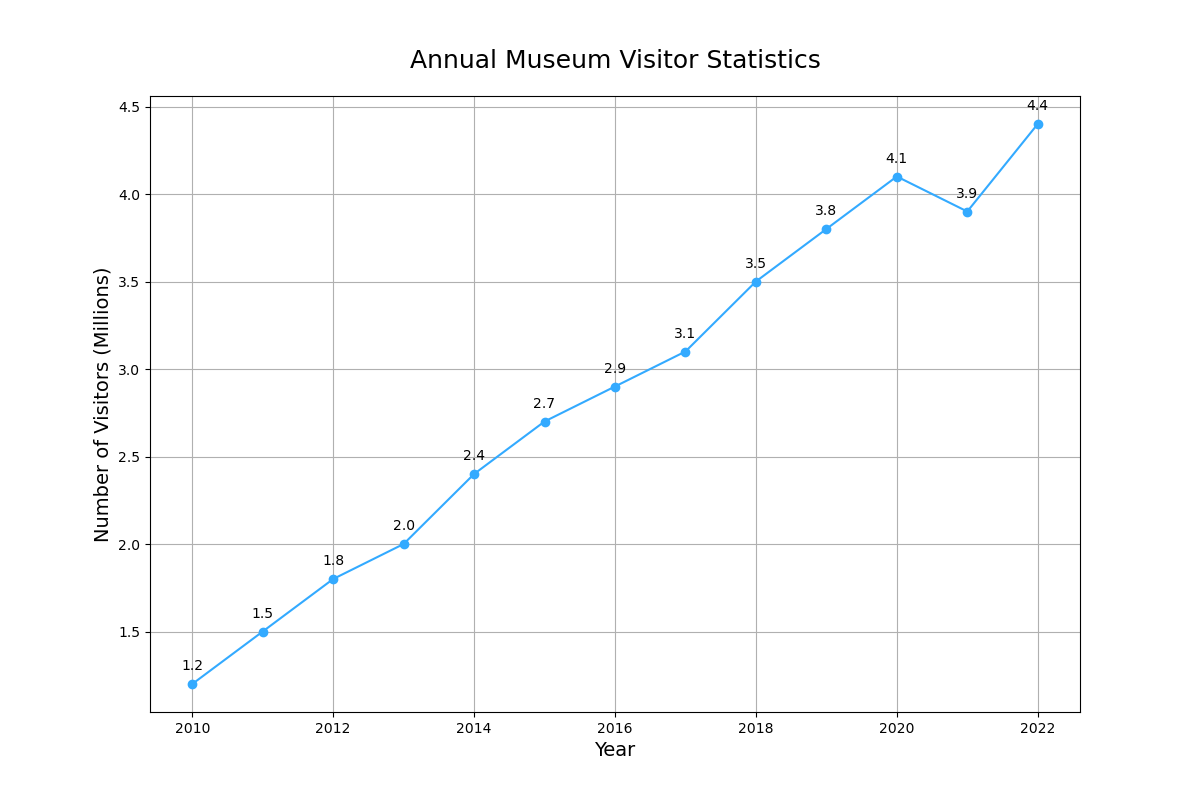

The Python source for this figure:

import matplotlib.pyplot as plt

# Data points
years = [2010, 2011, 2012, 2013, 2014, 2015, 2016, 2017, 2018, 2019, 2020, 2021, 2022]
visitors = [1.2, 1.5, 1.8, 2.0, 2.4, 2.7, 2.9, 3.1, 3.5, 3.8, 4.1, 3.9, 4.4]

# Create figure and plot
fig, ax = plt.subplots(figsize=(12, 8))  # Change width and height of the chart

# Change the color scheme using specific hex codes
ax.plot(years, visitors, color='#33aaff', marker='o')  # Example color code and marker for each point

# Set the title and labels
ax.set_title('Annual Museum Visitor Statistics', fontsize=18, pad=20)  # Change the topic and headline of the chart
ax.set_xlabel('Year', fontsize=14)
ax.set_ylabel('Number of Visitors (Millions)', fontsize=14)

# Adding annotations/labels
for (year, visitor) in zip(years, visitors):
    ax.annotate(f'{visitor}', xy=(year, visitor), textcoords="offset points", xytext=(0,10), ha='center')

plt.grid(True)  # Adding grid
plt.show()
